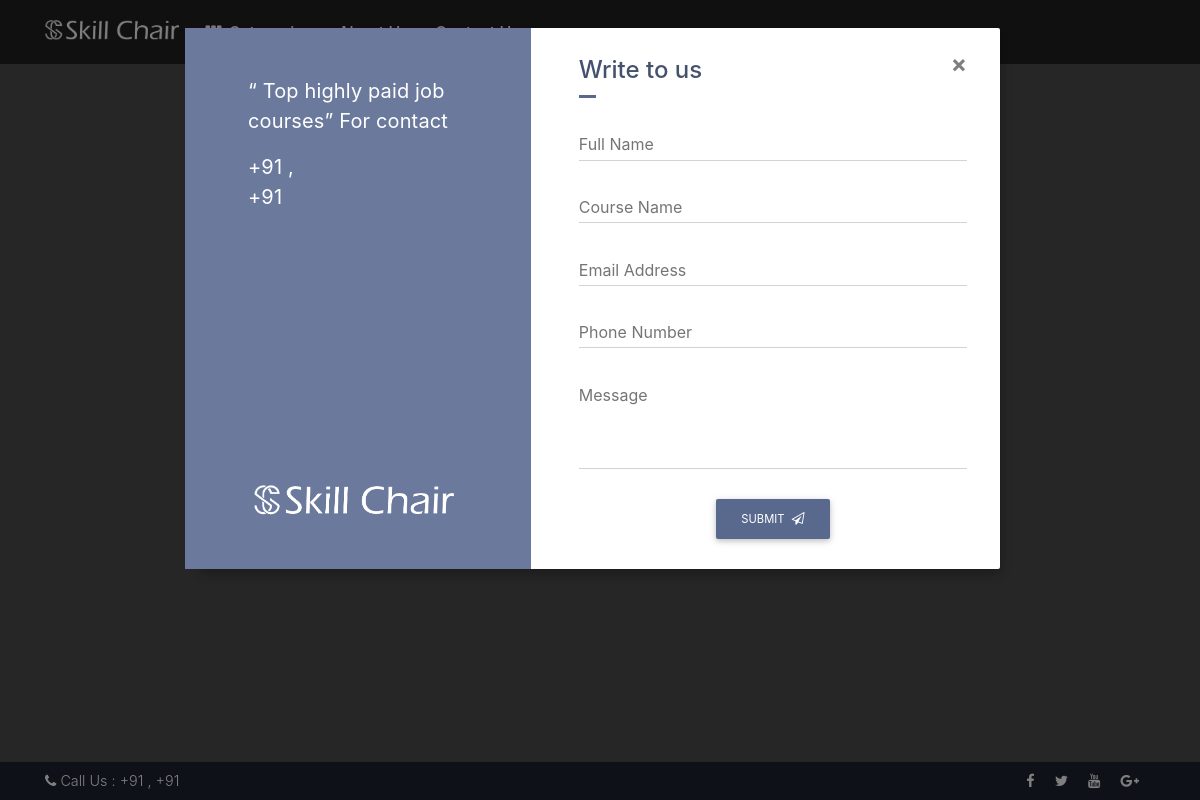
/, run on an earlier commit of the app's database.
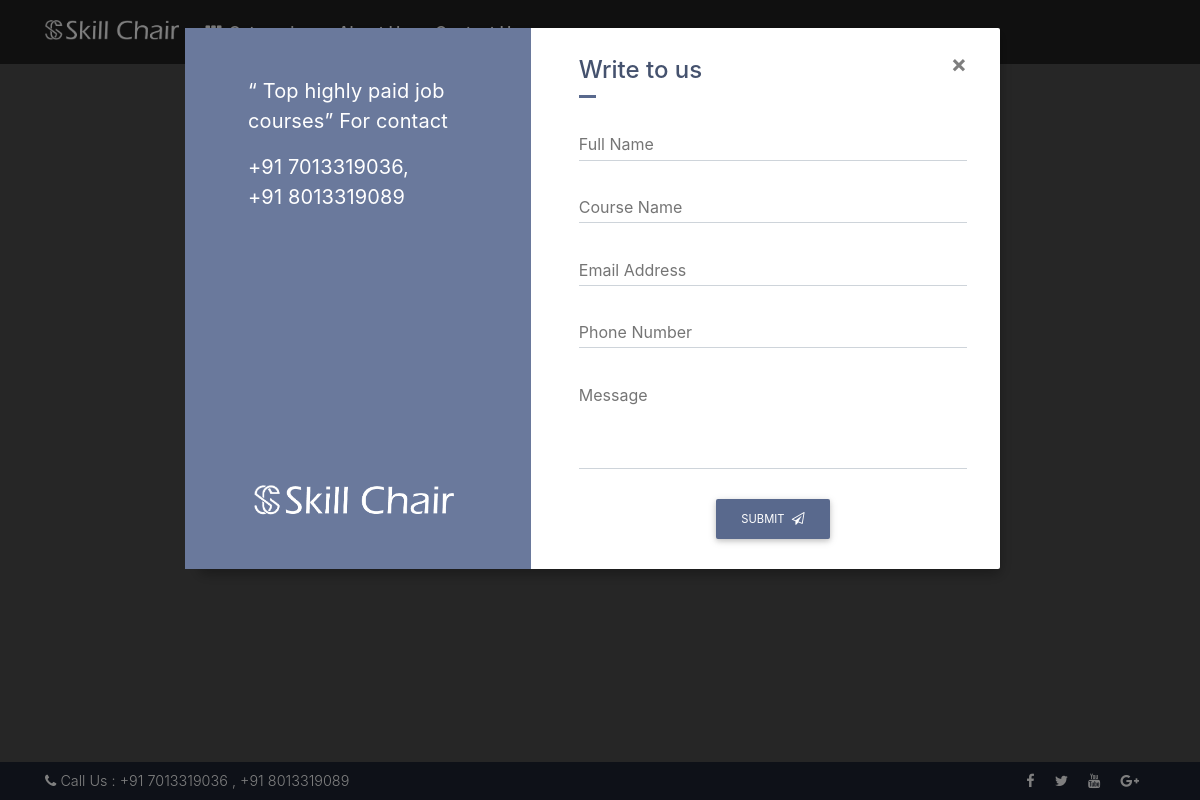
And on a later commit of the database.
### tables this page shows
CREATE TABLE `contactus` (
  `contact_id` int(11) NOT NULL AUTO_INCREMENT,
  `phone` varchar(250) DEFAULT NULL,
  `phone_number` varchar(250) DEFAULT NULL,
  `email` varchar(250) DEFAULT NULL,
  `email_id` varchar(250) DEFAULT NULL,
  `facebook` varchar(250) DEFAULT NULL,
  `twitter` varchar(250) DEFAULT NULL,
  `googleplus` varchar(250) DEFAULT NULL,
  `youtube` varchar(250) DEFAULT NULL,
  `location` varchar(250) DEFAULT NULL,
  `status` int(11) DEFAULT '1',
  `created_at` datetime DEFAULT NULL,
  `updated_at` datetime DEFAULT NULL,
  `created_by` int(11) DEFAULT NULL,
  PRIMARY KEY (`contact_id`)
);

### application/controllers/Front_end.php (called while the page is built, shortened)
<?php
class Front_end extends CI_Controller {
	public function __construct()
	{
		$this->load->helper(array('form', 'url'));
		$this->load->library('form_validation');
		$this->load->library('session');
		$this->load->library('user_agent');
		$this->load->library('email');
		$this->load->library('user_agent');
		$this->load->helper('directory');
		$this->load->helper('cookie');
		$this->load->helper('security');
		$this->load->model('Front_end_model');
	    $this->load->model('User_model');
		$data['contact_details']=$this->User_model->get_contactus_details();
		$data['category_list']=$this->User_model->get_all_category_wise_lists();
		$this->load->view('html/header',$data);
	}
}

### application/controllers/User.php (called while the page is built, shortened)
<?php
@include_once( APPPATH . 'controllers/Front_end.php');
class User extends Front_end {
	public function __construct()
	{
		parent::__construct();
	}
	public function index()
	{
		$data['search_value']=$this->User_model->get_category_value();
		$data['home_image']=$this->User_model->get_home_page_images();
		$data['category_list']=$this->User_model->get_category_count();
		$footer['footer_links']=$this->User_model->get_footer_links();
		$this->load->view('html/index',$data);
		$this->load->view('html/footer',$footer);
	}
}

### index.php (called while the page is built, shortened)
<?php
require_once BASEPATH.'core/CodeIgniter.php';

### application/models/User_model.php (called while the page is built, shortened)
<?php if ( ! defined('BASEPATH')) exit('No direct script access allowed');
class User_model extends CI_Model
{
	public  function get_category_value(){
		$this->db->select('c_id,course_name_id,c_P_name')->from('course_profile');
		$this->db->where('course_profile.status',1);
		return $this->db->get()->result_array();
	}
	public  function get_home_page_images(){
		$this->db->select('image,title')->from('header_images');
		$this->db->where('status',1);
		return $this->db->get()->row_array();
	}
	public  function get_category_count(){
		$this->db->select('count(course_profile.c_id) as cnt')->from('course_profile');
		$this->db->where('status',1);
		return $this->db->get()->row_array();
	}
	public  function get_footer_links(){
		$this->db->select('*')->from('contactus');
		$this->db->where('status',1);
		return $this->db->get()->row_array();
	}
	public  function get_contactus_details(){
		$this->db->select('*')->from('contactus');
		$this->db->where('status',1);
		return $this->db->get()->row_array();
	}
	public  function get_all_category_wise_lists(){
		$this->db->select('category.c_id,category.category_name')->from('course_profile');
		$this->db->join('category ', 'category.c_id = course_profile.course_name_id', 'left');
		$this->db->where('category.status',1);
	}
}

### application/views/html/index.php (the view, shortened to what this page needs)
<div class="view" style="background-image: url('<?php echo base_url('assets/headerimages/'.$home_image['image']); ?>'); background-repeat: no-repeat; background-size: cover;">
    <div class="mask rgba-black-strong d-flex align-items-center justify-content-center">
        <div class="banner-body text-center white-text wow fadeIn">
            <h2 class="mb-4">
                <strong><?php echo isset($home_image['title'])?$home_image['title']:''; ?></strong>
            </h2>
					<form action="<?php echo base_url('Courseprofile/search'); ?>" method="post" >
            <div class="search-container">
                <div class="input-group mb-3">
                    <div class="input-group-append">
                        <button class="btn btn-lg btn-default m-0 px-3 py-2" type="submit">Search</button>
                    </div>
                </div>
            </div>
</form>
            <div class="enrollments">
                <ul class="list-inline">
                    <li class="list-inline-item e-div">
                        <ul class="list-inline text-center">
                            <li class="list-inline-item">
                            </li>
                            <li class="list-inline-item">
                                <strong class="black-text">100+ Paid Courses</strong><br>
                                <a href="#"><?php echo isset($category_list['cnt'])?$category_list['cnt']:''; ?></a>
                            </li>
                        </ul>
                    </li>
                </ul>
            </div>
        </div>
    </div>
</div>

### application/views/html/header.php (shortened to what this page needs)
<!DOCTYPE html>
<html lang="en">
<head>
	<link rel="stylesheet" href="https://cdnjs.cloudflare.com/ajax/libs/font-awesome/4.7.0/css/font-awesome.min.css">
    <link href="<?php echo base_url(); ?>assets/vendor/html/css/bootstrap.min.css" rel="stylesheet">
    <link href="<?php echo base_url(); ?>assets/vendor/html/css/jQuery-ui.css" rel="stylesheet">
    <link href="<?php echo base_url(); ?>assets/vendor/html/css/mdb.min.css" rel="stylesheet">
    <link href="<?php echo base_url(); ?>assets/vendor/html/css/style.min.css" rel="stylesheet">
</head>
<body>
    <nav class="navbar fixed-top navbar-expand-lg navbar-dark scrolling-navbar bg-212121">
        <div class="container">
            <a class="navbar-brand text-center" href="<?php echo base_url(); ?>">
                <img src="<?php echo base_url(); ?>assets/vendor/html/img/logo.png" alt="Skills Chair" height="20px" style="margin-top: -8px;" />
            </a>
            <div class="collapse navbar-collapse" id="navbarSupportedContent">
                <ul class="navbar-nav" id="navbar-menu-list">
                    <li class="nav-item nml-has-dropdown-1">
                        <a class="nav-link" href="#"><i class="fa fa-th"></i> Categories</a>
                    </li>
                    <li class="nav-item">
                        <a class="nav-link" href="<?php echo base_url('aboutus'); ?>">About Us</a>
                    </li>
                    <li class="nav-item">
                        <a class="nav-link" href="<?php echo base_url('contactus');?>">Contact Us</a>
                    </li>
                </ul>
            </div>
        </div>
    </nav>
    <div class="modal fade joinus-form" id="joinUsForm" tabindex="-1" role="dialog" aria-labelledby="myModalLabel" aria-hidden="true">
        <div class="modal-dialog modal-lg" role="document">
            <div class="modal-content">
                <div class="modal-body">
                    <div class="container-fluid">
                        <div class="row">
                            <div class="col-md-5 juf-content">
                                <div class="p-5">
                                    <p>“ Top highly paid job courses” For contact </p>
                                    <p>
									 +91 <?php echo isset($contact_details['phone'])?$contact_details['phone']:''; ?>,<br>
									 +91 <?php echo isset($contact_details['phone_number'])?$contact_details['phone_number']:''; ?>
									</p>
                                </div>
                                <div class="jufc-logo text-center">
                                    <img src="<?php echo base_url(); ?>assets/vendor/html/img/logo.png" alt="Skills Chair" height="30px" />
                                </div>
                            </div>
                            <div class="col-md-7 juf-form-fields pl-5 pr-5 pt-4 pb-4">
							  <button type="button" class="close" data-dismiss="modal" aria-label="Close">
                                    <span aria-hidden="true">&times;</span>
                                </button>
							<form action="<?php echo base_url('user/leadpost'); ?>" method="post">
                                <h4 class="modal-title heading w-75">Write to us</h4>
                                <div class="md-form form-group">
                                    <input type="text" id="name" name="name" class="form-control" required>
                                    <label for="ff-name">Full Name</label>
                                </div>
                                <div class="md-form form-group">
                                    <input type="text" id="course_name" name="course_name" class="form-control" required>
                                    <label for="ff-cname">Course Name</label>
                                </div>
                                <div class="md-form form-group">
                                    <input type="email" id="email" name="email" class="form-control" required>
                                    <label for="ff-email">Email Address</label>
                                </div>
                                <div class="md-form form-group">
                                    <input type="text" id="phonenumber" name="phonenumber" class="form-control" required>
                                    <label for="ff-number">Phone Number</label>
                                </div>
                                <div class="md-form form-group">
                                    <textarea type="text" id="message" name="message" class="md-textarea form-control" required></textarea>
                                    <label for="ff-msg">Message</label>
                                </div>
                                <div class="d-flex justify-content-center">
                                    <button class="btn btn-color btn-md" type="submit">Submit <i class="fa fa-paper-plane-o ml-1"></i></button>
                                </div>
							</form>
                            </div>
                        </div>
                    </div>
                </div>
            </div>
        </div>
    </div>

### application/views/html/footer.php (shortened to what this page needs)
    <footer class="page-footer font-small fixed-bottom mdb-color darken-4">
        <div class="container">
            <div class="row">
                <div class="col">
                    <div class="py-2">
                        <i class="fa fa-phone"></i> Call Us :
                        <span>
							+91 <?php echo isset($footer_links['phone'])?$footer_links['phone']:''; ?> ,
							+91 <?php echo isset($footer_links['phone_number'])?$footer_links['phone_number']:''; ?>
						</span>
                    </div>
                </div>
                <div class="col text-right">
                    <div class="py-2">
                        <a href="<?php echo isset($footer_links['facebook'])?$footer_links['facebook']:''; ?>" target="_blank">
                            <i class="fa fa-facebook mr-3"></i>
                        </a>
                        <a href="<?php echo isset($footer_links['twitter'])?$footer_links['twitter']:''; ?>" target="_blank">
                            <i class="fa fa-twitter mr-3"></i>
                        </a>
                        <a href="<?php echo isset($footer_links['youtube'])?$footer_links['youtube']:''; ?>" target="_blank">
                            <i class="fa fa-youtube mr-3"></i>
                        </a>
                        <a href="<?php echo isset($footer_links['googleplus'])?$footer_links['googleplus']:''; ?>" target="_blank">
                            <i class="fa fa-google-plus mr-3"></i>
                        </a>
                    </div>
                </div>
            </div>
        </div>
    </footer>
</body>
</html>

What changed in the data, as far as the page shows it:
added contactus: phone "7013319036", phone_number "8013319089"
